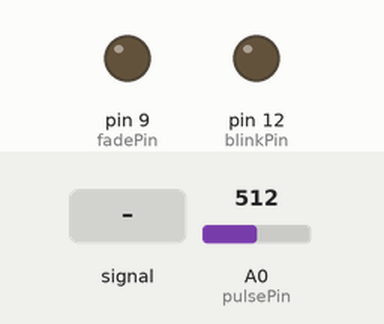
Recording of a sketch running on a simulated Arduino Uno, built with avr-gcc and run on an emulated ATmega328P. On the bench: output pins drawn as LEDs (lit = HIGH). Dashed ring = blinking. Inputs (shaded band) come from the test bench; at power-on: A0 (pulsePin) = 512. What the sketch prints to the serial monitor is not drawn.

Above: at 1.2 s.
1.3 s: A0 (pulsePin) fed a 200 Hz sine of ±81 counts around its level
4.3 s: A0 (pulsePin) set to 513
At 7.08 s:
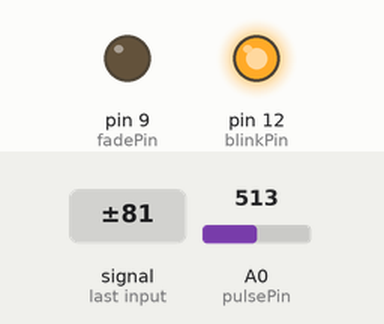
7.3 s: A0 (pulsePin) fed a 2 Hz sine of ±306 counts around its level
At 7.75 s:
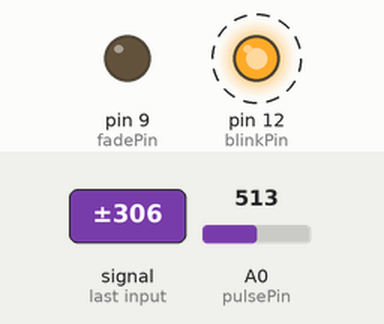
10.3 s: A0 (pulsePin) set to 716
At 11.1 s:
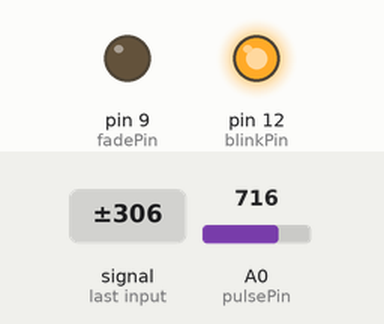
12.2 s: A0 (pulsePin) fed a 2 Hz sine of ±306 counts around its level
At 12.76 s:
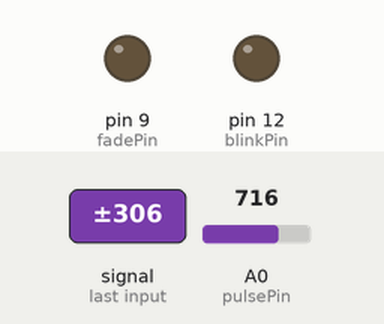
15.2 s: A0 (pulsePin) set to 900
At 15.8 s:
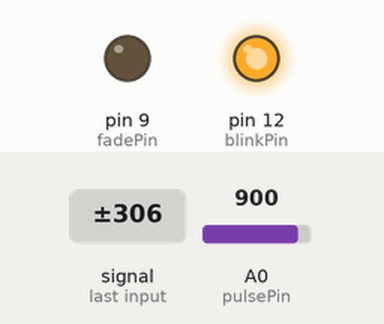
Timing chart, 0 to 17.9 s (numbered marks = the images above; inputs shaded):
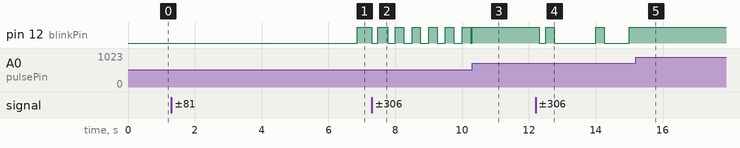

Measured:
- the behaviour switches between 512 and 513 on A0 (pulsePin) (found by bisection; images 0 and 1)
- after the input at 4.3 s, pin 9 (fadePin): stays LOW (without the input it goes to HIGH after 3.0 s); pin 12 (blinkPin): LOW → HIGH after 2.6 s
- after the input at 7.3 s, pin 12 (blinkPin): alternates HIGH for 0.25 s and LOW for 0.25 s, starting at once
- after the input at 10.3 s, pin 9 (fadePin): stays LOW (without the input it goes to HIGH after 1.9 s)
- after the input at 12.2 s, pin 12 (blinkPin): goes LOW 0.19 s, HIGH 0.26 s, LOW 1.2 s, HIGH 0.25 s, LOW 0.75 s, then HIGH, starting after 0.11 s
- after the input at 15.2 s, pin 9 (fadePin): stays LOW (without the input it goes to HIGH after 2.7 s); pin 12 (blinkPin): stops changing and stays HIGH

The sketch:

kodouinc.ino
```cpp
//  VARIABLES
int pulsePin = 0;                 // Pulse Sensor purple wire connected to analog pin 0
int blinkPin = 12;                // pin to blink led at each beat
int fadePin = 9;                  // pin to do fancy classy fading blink at each beat
int fadeRate = 0;                 // used to fade LED on with PWM on fadePin
// these variables are volatile because they are used during the interrupt service routine!
volatile int BPM;                   // used to hold the pulse rate
volatile int Signal;                // holds the incoming raw data
volatile int IBI = 600;             // holds the time between beats, the Inter-Beat Interval
volatile boolean Pulse = false;     // true when pulse wave is high, false when it’s low
volatile boolean QS = false;        // becomes true when Arduoino finds a beat.
volatile int thresh = 512;
volatile boolean upable = true;

void setup(){
  pinMode(blinkPin,OUTPUT);         // pin that will blink to your heartbeat!
  pinMode(fadePin,OUTPUT);          // pin that will fade to your heartbeat!
  Serial.begin(115200);             // we agree to talk fast!
  interruptSetup();                 // sets up to read Pulse Sensor signal every 2mS
   // UN-COMMENT THE NEXT LINE IF YOU ARE POWERING The Pulse Sensor AT LOW VOLTAGE,
   // AND APPLY THAT VOLTAGE TO THE A-REF PIN
   //analogReference(EXTERNAL);
}
void loop(){
    sendDataToProcessing('S', Signal);     // send Processing the raw Pulse Sensor data
    if (QS == true){                       // Quantified Self flag is true when arduino finds a heartbeat
          upable = true;
          fadeRate = 0;                  // Set ‘fadeRate’ Variable to 255 to fade LED with pulse
          // fadeRate = 255;
          //sendDataToProcessing('B', BPM);   // send heart rate with a ‘B’ prefix
          //sendDataToProcessing('Q', IBI);   // send time between beats with a ‘Q’ prefix
          QS = false;                      // reset the Quantified Self flag for next time
          sendDataToProcessing('T', thresh);
    }
    lightUpAndDown();
    // ledFadeFireFlyToBeat();
    delay(3);                             //  take a break
}

void ledFadeToBeat(){
    fadeRate -= 15;                         //  set LED fade value
    fadeRate = constrain(fadeRate,0,255);   //  keep LED fade value from going into negative numbers!
    analogWrite(fadePin,fadeRate);          //  fade LED
}

// bright like fire-Fly
void ledFadeFireFlyToBeat(){
    if(fadeRate > 200 ) {
      fadeRate -= 20;
    } else if ( fadeRate > 150 ) {
      fadeRate -= 10;
    } else if ( fadeRate > 100 ) {
      fadeRate -= 5;
    } else if ( fadeRate > 50 ) {
      fadeRate -= 3;
    } else if ( fadeRate > 0 ) {
      fadeRate -= 1;
    }
    fadeRate = constrain(fadeRate,0,255);   //  keep LED fade value from going into negative numbers!
    analogWrite(fadePin,fadeRate);          //  fade LED
}

// bright up and down
void lightUpAndDown() {
  if (upable==true) {
    fadeRate += 5;
    fadeRate = constrain(fadeRate,0,255);
    analogWrite(fadePin,fadeRate);
    if (fadeRate >  254) {
      upable = false;
    }
  } else {
    ledFadeFireFlyToBeat();
  }
}

void sendDataToProcessing(char symbol, int data ){
    // Serial.print(symbol);                // symbol prefix tells Processing what type of data is coming
    Serial.println(data);                // the data to send culminating in a carriage return
}
```

Interrupt.ino
```cpp
volatile int rate[10];                    // used to hold last ten IBI values
volatile unsigned long sampleCounter = 0;          // used to determine pulse timing
volatile unsigned long lastBeatTime = 0;           // used to find the inter beat interval
volatile int P = 512;                      // used to find peak in pulse wave
volatile int T = 512;                     // used to find trough in pulse wave
// volatile int thresh = 512;                // used to find instant moment of heart beat
volatile int amp = 100;                   // used to hold amplitude of pulse waveform
volatile boolean firstBeat = true;        // used to seed rate array so we startup with reasonable BPM
volatile boolean secondBeat = true;       // used to seed rate array so we startup with reasonable BPM


void interruptSetup(){
    // Initializes Timer2 to throw an interrupt every 2mS.
    TCCR2A = 0x02;     // DISABLE PWM ON DIGITAL PINS 3 AND 11, AND GO INTO CTC MODE
    TCCR2B = 0x06;     // DON'T FORCE COMPARE, 256 PRESCALER
    OCR2A = 0X7C;      // SET THE TOP OF THE COUNT TO 124 FOR 500Hz SAMPLE RATE
    TIMSK2 = 0x02;     // ENABLE INTERRUPT ON MATCH BETWEEN TIMER2 AND OCR2A
    sei();             // MAKE SURE GLOBAL INTERRUPTS ARE ENABLED
}


// THIS IS THE TIMER 2 INTERRUPT SERVICE ROUTINE.
// Timer 2 makes sure that we take a reading every 2 miliseconds
ISR(TIMER2_COMPA_vect){                         // triggered when Timer2 counts to 124
    cli();                                      // disable interrupts while we do this
    Signal = analogRead(pulsePin);              // read the Pulse Sensor
    sampleCounter += 2;                         // keep track of the time in mS with this variable
    int N = sampleCounter - lastBeatTime;       // monitor the time since the last beat to avoid noise

    // find the peak and trough of the pulse wave
    if(Signal < thresh && N > (IBI/5)*3){       // avoid dichrotic noise by waiting 3/5 of last IBI
        if (Signal < T){                        // T is the trough
            T = Signal;                         // keep track of lowest point in pulse wave
        }
    }

    if(Signal > thresh && Signal > P){          // thresh condition helps avoid noise
        P = Signal;                             // P is the peak
    }                                           // keep track of highest point in pulse wave

    //  NOW IT'S TIME TO LOOK FOR THE HEART BEAT
    // signal surges up in value every time there is a pulse
    if (N > 250){                                   // avoid high frequency noise
      if ( (Signal > thresh) && (Pulse == false) && (N > (IBI/5)*3) ){
        Pulse = true;                               // set the Pulse flag when we think there is a pulse
        digitalWrite(blinkPin,HIGH);                // turn on pin 13 LED
        IBI = sampleCounter - lastBeatTime;         // measure time between beats in mS
        lastBeatTime = sampleCounter;               // keep track of time for next pulse

        if(firstBeat){                         // if it's the first time we found a beat, if firstBeat == TRUE
            firstBeat = false;                 // clear firstBeat flag
            return;                            // IBI value is unreliable so discard it
        }

        if(secondBeat){                        // if this is the second beat, if secondBeat == TRUE
            secondBeat = false;                 // clear secondBeat flag
            for(int i=0; i<=9; i++){         // seed the running total to get a realisitic BPM at startup
                rate[i] = IBI;
            }
        }

        // keep a running total of the last 10 IBI values
        word runningTotal = 0;                   // clear the runningTotal variable

        for(int i=0; i<=8; i++){                // shift data in the rate array
            rate[i] = rate[i+1];              // and drop the oldest IBI value
            runningTotal += rate[i];          // add up the 9 oldest IBI values
        }

        rate[9] = IBI;                          // add the latest IBI to the rate array
        runningTotal += rate[9];                // add the latest IBI to runningTotal
        runningTotal /= 10;                     // average the last 10 IBI values
        BPM = 60000/runningTotal;               // how many beats can fit into a minute? that's BPM!
        QS = true;                              // set Quantified Self flag
        // QS FLAG IS NOT CLEARED INSIDE THIS ISR
        }
    }

    if (Signal < thresh && Pulse == true){     // when the values are going down, the beat is over
        digitalWrite(blinkPin,LOW);            // turn off pin 13 LED
        Pulse = false;                         // reset the Pulse flag so we can do it again
        amp = P - T;                           // get amplitude of the pulse wave
        thresh = amp/2 + T;                    // set thresh at 50% of the amplitude
        P = thresh;                            // reset these for next time
        T = thresh;
     }

    if (N > 2500){                             // if 2.5 seconds go by without a beat
        thresh = 512;                          // set thresh default
        P = 512;                               // set P default
        T = 512;                               // set T default
        lastBeatTime = sampleCounter;          // bring the lastBeatTime up to date
        firstBeat = true;                      // set these to avoid noise
        secondBeat = true;                     // when we get the heartbeat back
     }

    sei();                                     // enable interrupts when youre done!
}// end isr
```
